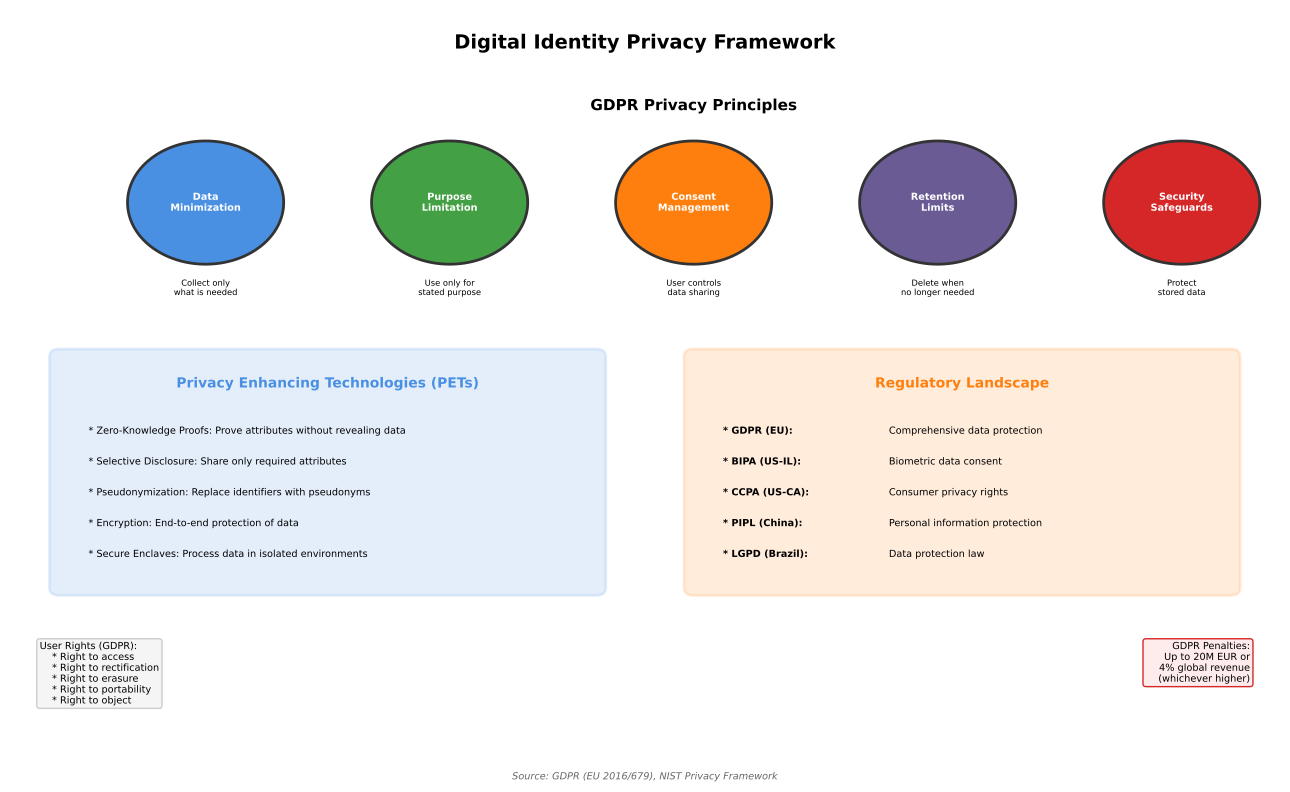

Recreate this plot in Python.
"""
Identity Privacy Framework
Shows privacy considerations in digital identity

Output: privacy_framework.pdf
Module: module_01_fintech
Lesson: 6 - Digital Identity
"""

from pathlib import Path
import matplotlib.pyplot as plt
import matplotlib.patches as mpatches
import numpy as np

CHART_METADATA = {
    'title': 'Identity Privacy Framework',
    'module': 'module_01_fintech',
    'lesson': 6,
    'url': 'https://github.com/Digital-AI-Finance/digital-finance/tree/main/module_01_fintech/figures/privacy_framework'
}

plt.rcParams.update({
    'font.size': 10,
    'axes.labelsize': 10,
})

def create_chart():
    """Create privacy framework diagram"""
    fig, ax = plt.subplots(figsize=(13, 8))
    ax.set_xlim(0, 13)
    ax.set_ylim(0, 10)
    ax.axis('off')

    # Title
    ax.text(6.5, 9.5, 'Digital Identity Privacy Framework', fontsize=14, fontweight='bold', ha='center')

    # Privacy principles (top row)
    principles = [
        {'name': 'Data\nMinimization', 'x': 2, 'color': '#4A90E2',
         'desc': 'Collect only\nwhat is needed'},
        {'name': 'Purpose\nLimitation', 'x': 4.5, 'color': '#44A044',
         'desc': 'Use only for\nstated purpose'},
        {'name': 'Consent\nManagement', 'x': 7, 'color': '#FF7F0E',
         'desc': 'User controls\ndata sharing'},
        {'name': 'Retention\nLimits', 'x': 9.5, 'color': '#6B5B95',
         'desc': 'Delete when\nno longer needed'},
        {'name': 'Security\nSafeguards', 'x': 12, 'color': '#D62728',
         'desc': 'Protect\nstored data'},
    ]

    for p in principles:
        circle = mpatches.Circle((p['x'], 7.5), 0.8, facecolor=p['color'],
                                  edgecolor='#333333', lw=2)
        ax.add_patch(circle)
        ax.text(p['x'], 7.5, p['name'], ha='center', va='center',
               fontsize=7, fontweight='bold', color='white')
        ax.text(p['x'], 6.3, p['desc'], ha='center', fontsize=6)

    ax.text(7, 8.7, 'GDPR Privacy Principles', ha='center', fontsize=11, fontweight='bold')

    # Privacy Enhancing Technologies
    pet_box = mpatches.FancyBboxPatch((0.5, 2.5), 5.5, 3, boxstyle='round,pad=0.1',
                                       facecolor='#4A90E2', alpha=0.15,
                                       edgecolor='#4A90E2', lw=2)
    ax.add_patch(pet_box)
    ax.text(3.25, 5.1, 'Privacy Enhancing Technologies (PETs)', ha='center',
           fontsize=10, fontweight='bold', color='#4A90E2')

    pets = [
        'Zero-Knowledge Proofs: Prove attributes without revealing data',
        'Selective Disclosure: Share only required attributes',
        'Pseudonymization: Replace identifiers with pseudonyms',
        'Encryption: End-to-end protection of data',
        'Secure Enclaves: Process data in isolated environments',
    ]
    for i, pet in enumerate(pets):
        ax.text(0.8, 4.5-i*0.4, f'* {pet}', fontsize=7)

    # Regulatory landscape
    reg_box = mpatches.FancyBboxPatch((7, 2.5), 5.5, 3, boxstyle='round,pad=0.1',
                                       facecolor='#FF7F0E', alpha=0.15,
                                       edgecolor='#FF7F0E', lw=2)
    ax.add_patch(reg_box)
    ax.text(9.75, 5.1, 'Regulatory Landscape', ha='center',
           fontsize=10, fontweight='bold', color='#FF7F0E')

    regulations = [
        ('GDPR (EU)', 'Comprehensive data protection'),
        ('BIPA (US-IL)', 'Biometric data consent'),
        ('CCPA (US-CA)', 'Consumer privacy rights'),
        ('PIPL (China)', 'Personal information protection'),
        ('LGPD (Brazil)', 'Data protection law'),
    ]
    for i, (reg, desc) in enumerate(regulations):
        ax.text(7.3, 4.5-i*0.4, f'* {reg}:', fontsize=7, fontweight='bold')
        ax.text(9, 4.5-i*0.4, desc, fontsize=7)

    # User rights
    rights = """User Rights (GDPR):
    * Right to access
    * Right to rectification
    * Right to erasure
    * Right to portability
    * Right to object"""

    ax.text(0.3, 1.8, rights, fontsize=7, va='top',
           bbox=dict(boxstyle='round', facecolor='#F5F5F5', edgecolor='#CCCCCC'))

    # Fines
    fines = """GDPR Penalties:
    Up to 20M EUR or
    4% global revenue
    (whichever higher)"""

    ax.text(12.7, 1.8, fines, fontsize=7, ha='right', va='top',
           bbox=dict(boxstyle='round', facecolor='#FEECEC', edgecolor='#D62728'))

    # Source
    fig.text(0.5, 0.02, 'Source: GDPR (EU 2016/679), NIST Privacy Framework',
            fontsize=7, ha='center', style='italic', color='#666666')

    plt.tight_layout()

    output_path = Path(__file__).parent / 'privacy_framework.pdf'
    plt.savefig(output_path, format='pdf', dpi=300, bbox_inches='tight')
    plt.close()
    print(f"Chart saved to: {output_path}")
    return output_path

if __name__ == '__main__':
    create_chart()
